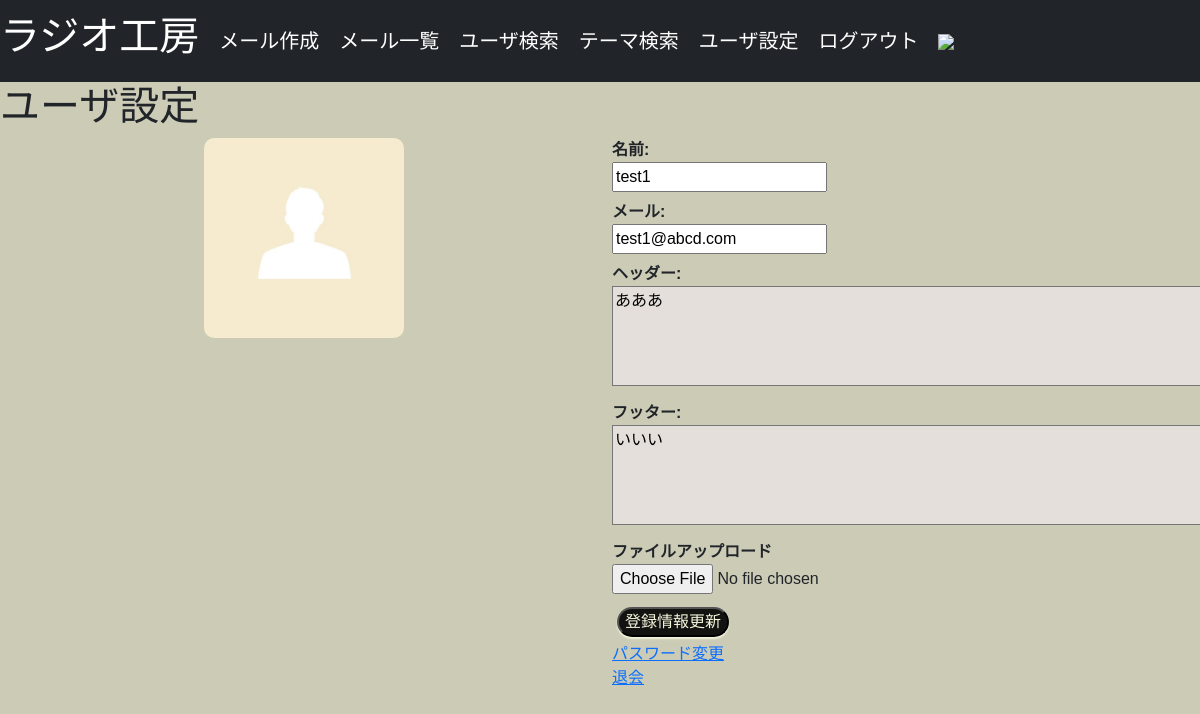
The app's page /user (signed in), older data.
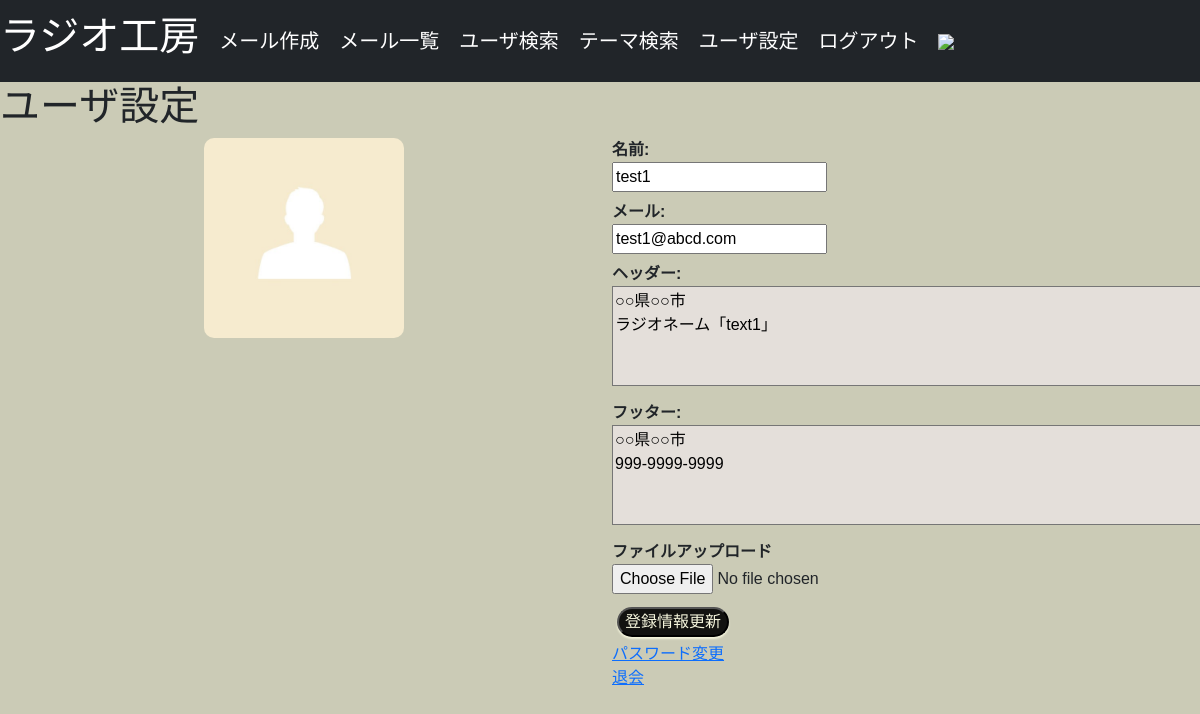
The same page, newer data.
### flaskr/models.py (models this page shows, shortened)
class User(UserMixin, db.Model):
    __tablename__ = 'users'
    id = db.Column(db.Integer, primary_key=True)
    username = db.Column(db.String(64), index=True)
    email = db.Column(db.String(64), unique=True, index=True)
    password = db.Column(
        db.String(128),
        default=generate_password_hash('snsflaskapp')
    )
    picture_path = db.Column(db.Text, default='no_image/no_image.jpg')
    header = db.Column(db.String(300), index=True, nullable=True)
    footer = db.Column(db.String(300), index=True, nullable=True)
    is_active = db.Column(db.Boolean, unique=False, default=False)
    create_at = db.Column(db.DateTime, default=datetime.now)
    update_at = db.Column(db.DateTime, default=datetime.now)
    @classmethod
    def select_user_by_id(cls, id):
        return cls.query.get(id)

### flaskr/views.py (the view, shortened to what this page needs)
@bp.route('/user', methods=['GET', 'POST'])
@login_required
def user():
    form = UserForm(request.form)
    if request.method == 'GET' :
        user = User.select_user_by_id(current_user.get_id())
        form.username.data = user.username
        form.email.data = user.email
        form.header.data = user.header
        form.footer.data = user.footer
    db.session.commit()
    return render_template('user.html', form=form)

### flaskr/forms.py (shortened to what this page needs)
class UserForm(Form):
    email = StringField('メール:', validators=[DataRequired(), Email('メールアドレスが誤っています')])
    username = StringField('名前:', validators=[DataRequired()])
    header = TextAreaField('ヘッダー:')
    footer = TextAreaField('フッター:')
    picture_path = FileField('ファイルアップロード')
    submit = SubmitField('登録情報更新')

### flaskr/models.py (called while the page is built)
@login_manager.user_loader
def load_user(user_id):
    return User.query.get(user_id)

### flaskr/templates/user.html (shortened to what this page needs)
{% from "_formhelpers.html" import render_field %}
{% extends "base.html" %}
{% block content %}
<div class="row">
    <h1>ユーザ設定</h1>
    <div class="col-lg-2 offset-lg-2">
        {% if current_user.picture_path %}
        <img class="user-image-big" img src ="{{url_for('static', filename=current_user.picture_path)}}">
        {% endif %}
    </div>
    <div class=" col-lg-4 offset-lg-2 user_option">
        <form method="POST" enctype="multipart/form-data">
            {{render_field(form.username)}}
            {{render_field(form.email)}}
            {{render_field(form.header)}}
            {{render_field(form.footer)}}
            {{render_field(form.picture_path)}}
            {{form.submit()}}
        </form>
        <a href="{{url_for('app.change_password')}}">パスワード変更</a>
        <a href="{{url_for('app.delete')}}">退会</a>
    </div>
</div>
{% endblock %}

### flaskr/templates/_formhelpers.html (shortened to what this page needs)
{% macro render_field(field) %}
<dt>
    {{ field.label}}
        <dd>
            {{ field(**kwargs) | safe }}
        </dd>
</dt>
{% endmacro %}

### flaskr/templates/base.html (shortened to what this page needs)
<!DOCTYPE html>
<html lang="ja">
    <head>
        <link href="https://cdn.jsdelivr.net/npm/bootstrap@5.0.2/dist/css/bootstrap.min.css" rel="stylesheet">
        <link rel="stylesheet" href="{{url_for('static', filename='css/style.css')}}">
    </head>
    <body>
        <nav class="navbar navbar-expand-lg navbar-dark bg-dark" style="background-color: black;">
            <a class="app_name navbar-brand" href="{{url_for('app.home')}}"><h1>ラジオ工房</h1></a>
            <a class="navbar-brand" href="{{url_for('app.mail1')}}">
                メール作成
            </a>
            {% if current_user.is_authenticated %}
            <a class="navbar-brand" href="{{url_for('app.mail_list')}}">
                メール一覧
            </a>
            <a class="navbar-brand" href="{{url_for('app.user_search')}}">
                ユーザ検索
            </a>
            <a class="navbar-brand" href="{{url_for('app.theme_search')}}">
                テーマ検索
            </a>
            <a class="navbar-brand" href="{{url_for('app.user')}}">
                ユーザ設定
            </a>
            <a class="navbar-brand" href="{{url_for('app.logout')}}">
                ログアウト
            </a>
            {% endif %}
            <a href="https://radiko.jp"><img src="https://radiko.jp/static/image/135x45_banner.gif" width="135" heght="45" border="0" /></a>
        </nav>
        <div class="$container">
            {% block content %}
            {% endblock %}
        </div>
    </body>
</html>

### flaskr/static/css/style.css (style rules this page uses)
body { font-family: 'Noto Sans JP', sans-serif; background-color:rgb(203, 203, 182); }
.app_name { font-family: HGS創英角ﾎﾟｯﾌﾟ体; color: rgb(203, 203, 182); margin-right: 10px; }
.btn ,#submit { color: beige; margin:5px; background-color: rgb(18, 18, 16); border-radius: 20px; box-shadow: 0 2px 2px 0; text-decoration: none; }
.user-image-big { width: 200px; height: 200px; border-radius: 10px; }
.navbar-brand { margin-right: 20px; }
#to_email, #mail_topic, #header, #mail_message, #footer { background-color: rgb(228, 223, 218); width: 600px }
#header, #footer { height: 100px; }
.user_option { display: flex; flex-direction: column; }
html { scroll-behavior: smooth; }

Row changes from the older to the newer data that the page shows:
changed User "test1": header "あああ" → "○○県○○市 ラジオネーム「text1」"; footer "いいい" → "○○県○○市 999-9999-9999"
